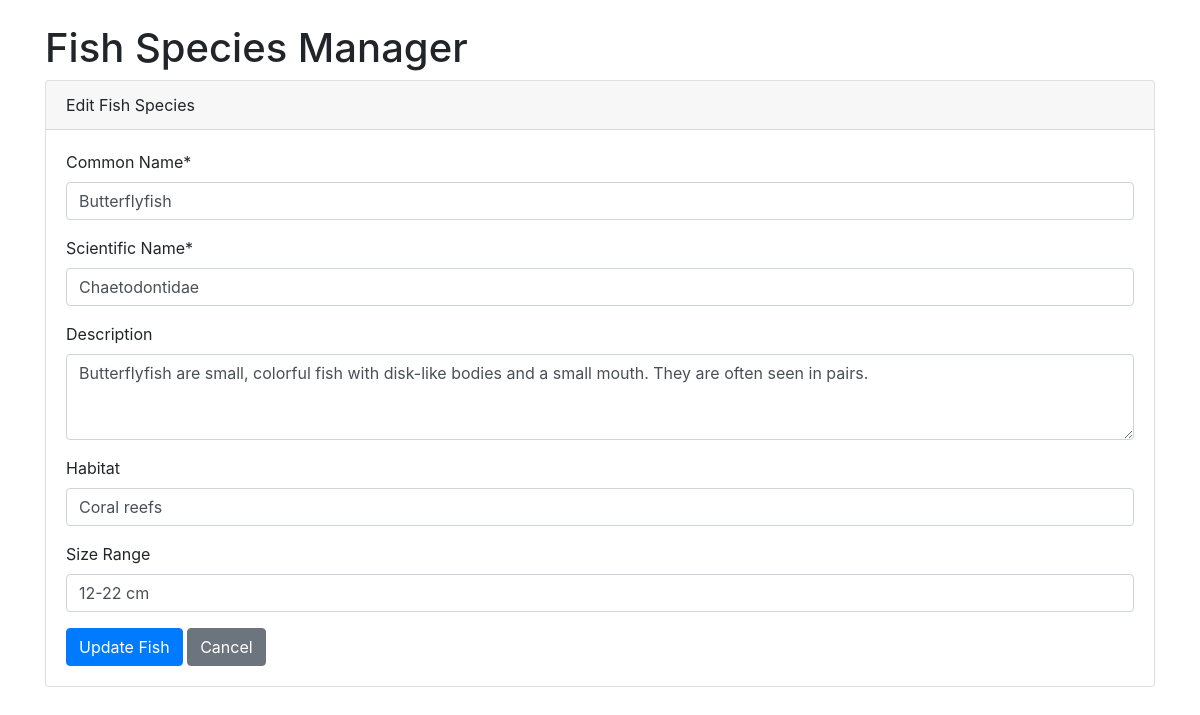
The app's page /fish_manager.php?action=edit&id=10 with its own data.
### tables this page shows
CREATE TABLE IF NOT EXISTS `fish_species` (
  `id` int(11) NOT NULL AUTO_INCREMENT,
  `common_name` varchar(255) NOT NULL,
  `scientific_name` varchar(255) DEFAULT NULL,
  `description` text DEFAULT NULL,
  `habitat` text DEFAULT NULL,
  `size_range` varchar(100) DEFAULT NULL,
  `image_url` varchar(255) DEFAULT NULL,
  `created_at` timestamp NOT NULL DEFAULT current_timestamp(),
  `updated_at` timestamp NOT NULL DEFAULT current_timestamp() ON UPDATE current_timestamp(),
  PRIMARY KEY (`id`),
  UNIQUE KEY `common_name` (`common_name`)
);

### fish_manager.php (the view, shortened to what this page needs)
<?php
require_once 'db.php';
$action = isset($_GET['action']) ? $_GET['action'] : '';
$fish_id = isset($_GET['id']) ? intval($_GET['id']) : 0;
$fish_data = null;
if ($action === 'edit' && $fish_id > 0) {
    $stmt = $conn->prepare("SELECT * FROM fish_species WHERE id = ?");
    $stmt->bind_param("i", $fish_id);
    $stmt->execute();
    $result = $stmt->get_result();
    if ($result->num_rows === 1) {
        $fish_data = $result->fetch_assoc();
    } else {
        $error = "Fish species not found!";
        $action = '';
    }
}
$page_title = "Fish Species Manager";
?>
<!DOCTYPE html>
<html lang="en">
<head>
    <link rel="stylesheet" href="https://stackpath.bootstrapcdn.com/bootstrap/4.5.2/css/bootstrap.min.css">
</head>
<body>
    <div class="container mt-4">
        <h1><?php echo $page_title; ?></h1>
        <?php if ($action === 'add' || $action === 'edit'): ?>
            <div class="card mb-4">
                <div class="card-header">
                    <?php echo ($action === 'add') ? 'Add New Fish Species' : 'Edit Fish Species'; ?>
                </div>
                <div class="card-body">
                    <form method="post" action="<?php echo ($action === 'edit') ? "fish_manager.php?action=edit&id={$fish_id}" : 'fish_manager.php?action=add'; ?>">
                        <div class="form-group">
                            <label for="common_name">Common Name*</label>
                            <input type="text" class="form-control" id="common_name" name="common_name" required
                                value="<?php echo isset($fish_data['common_name']) ? htmlspecialchars($fish_data['common_name']) : ''; ?>">
                        </div>
                        <div class="form-group">
                            <label for="scientific_name">Scientific Name*</label>
                            <input type="text" class="form-control" id="scientific_name" name="scientific_name" required
                                value="<?php echo isset($fish_data['scientific_name']) ? htmlspecialchars($fish_data['scientific_name']) : ''; ?>">
                        </div>
                        <div class="form-group">
                            <label for="description">Description</label>
                            <textarea class="form-control" id="description" name="description" rows="3"><?php
                                echo isset($fish_data['description']) ? htmlspecialchars($fish_data['description']) : '';
                            ?></textarea>
                        </div>
                        <div class="form-group">
                            <label for="habitat">Habitat</label>
                            <input type="text" class="form-control" id="habitat" name="habitat"
                                value="<?php echo isset($fish_data['habitat']) ? htmlspecialchars($fish_data['habitat']) : ''; ?>">
                        </div>
                        <div class="form-group">
                            <label for="size_range">Size Range</label>
                            <input type="text" class="form-control" id="size_range" name="size_range"
                                value="<?php echo isset($fish_data['size_range']) ? htmlspecialchars($fish_data['size_range']) : ''; ?>">
                        </div>
                        <button type="submit" name="<?php echo ($action === 'add') ? 'add_fish' : 'update_fish'; ?>" class="btn btn-primary">
                            <?php echo ($action === 'add') ? 'Add Fish' : 'Update Fish'; ?>
                        </button>
                        <a href="fish_manager.php" class="btn btn-secondary">Cancel</a>
                    </form>
                </div>
            </div>
        <?php endif; ?>
    </div>
</body>
</html>

### records on screen
fish_species: common_name "Butterflyfish", scientific_name "Chaetodontidae", description "Butterflyfish are small, colorful fish with disk-like bodies and a small mouth. They are often seen in pairs.", habitat "Coral reefs", size_range "12-22 cm"

### other values on screen
$page_title "Fish Species Manager"
